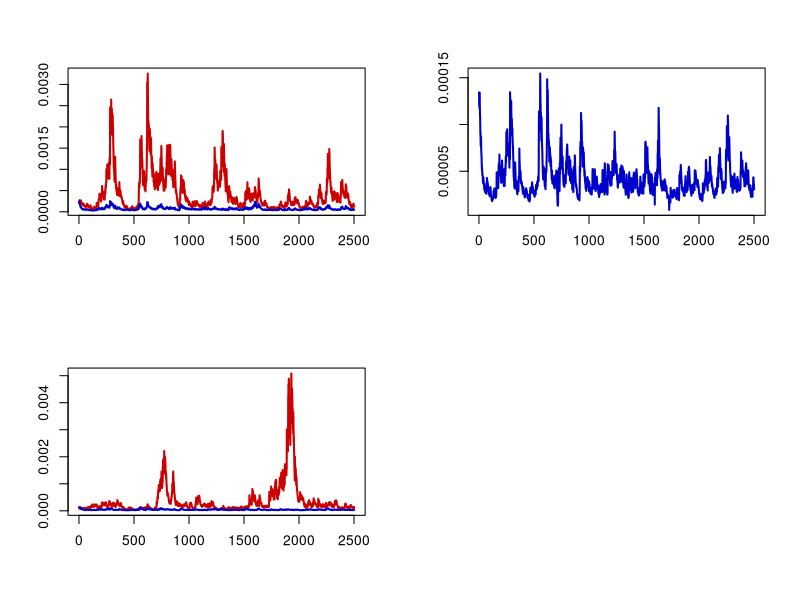

The R script that drew this image:
# clear variables and close windows
rm(list = ls(all = TRUE))
graphics.off()

# set pseudo random numbers
set.seed(10)

# Read data for FSE and LSE
DS  = read.table("FSE_LSE.dat")
D   = DS[, 1]                           # date
S   = DS[, 2:43]                        # S(t)
s   = log(S)                            # log(S(t))
end = dim(s)[1]                         # last observation
r   = s[2:end, ] - s[1:(end - 1), ]     # r(t)
n   = dim(r)[1]                         # sample size
t   = 1:n                               # time index, t

# Main computation
C            = t(matrix(c(0.001669, 0.001028, 0, 0.000786), nrow = 2))
A            = t(matrix(c(0.324305, -1e-06, -1e-06, 0.324306), nrow = 2))
B            = t(matrix(c(0.942145, -1e-06, -7e-06, 0.94214), nrow = 2))
sigma_0      = t(cbind(r[, 1], r[, 22])) %*% cbind(r[, 1], r[, 22])/n
vecsigma     = matrix(sigma_0, nrow = dim(sigma_0)[1] * dim(sigma_0)[2], 1)
C_uni        = diag(diag(t(C) %*% C))
A_uni        = diag(diag(A))
B_uni        = diag(diag(B))
sigma_0_uni  = diag(diag(sigma_0))
vecsigma_uni = matrix(sigma_0_uni, dim(sigma_0_uni)[1] * dim(sigma_0_uni)[2], 1)

N = 2500
i = 1
while (i <= N) {
    x_i           = rnorm(2)
    decomp        = svd(sigma_0)  # X = U %*% L %*% t(V)
    U             = decomp$u
    L             = diag(decomp$d)
    V             = decomp$v
    returns_i     = t((U %*% (L^0.5 * t(U))) %*% x_i)
    E_i           = t(returns_i) %*% returns_i
    sigma_i       = t(C) %*% C + t(A) %*% E_i %*% A + t(B) %*% sigma_0 %*% B
    vecsigma      = rbind(vecsigma, matrix(sigma_i, dim(sigma_i)[1] * dim(sigma_i)[2], 1))
    sigma_0       = sigma_i
    returns_i_uni = t(sigma_0_uni^0.5 %*% x_i)
    E_i_uni       = diag(diag(t(returns_i_uni) %*% returns_i_uni))
    sigma_i_uni   = C_uni + t(A_uni) %*% E_i_uni %*% A_uni + t(B_uni) %*% sigma_0_uni %*% B_uni
    vecsigma_uni  = rbind(vecsigma_uni, matrix(sigma_i_uni, dim(sigma_i_uni)[1] * dim(sigma_i_uni)[2], 1))
    sigma_0_uni   = sigma_i_uni
    i             = i + 1
}

vecsigma     = matrix(vecsigma, 4, N + 1)
vecsigma_uni = matrix(vecsigma_uni, 4, N + 1)

# Plots
par(mfrow = c(2, 2))
plot((1:(N + 1)), t(vecsigma_uni[1, ]), type = "l", col = "red3", lwd = 2, xlab = "", 
    ylab = "")
lines((1:(N + 1)), t(vecsigma[1, ]), col = "blue3", lwd = 2)
plot((1:(N + 1)), t(vecsigma[2, ]), type = "l", col = "blue3", lwd = 2, xlab = "", 
    ylab = "")
plot((1:(N + 1)), t(vecsigma_uni[4, ]), type = "l", col = "red3", lwd = 2, xlab = "", 
    ylab = "")
lines((1:(N + 1)), t(vecsigma[4, ]), col = "blue3", lwd = 2) 